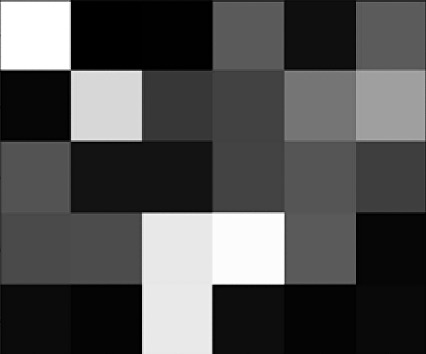
#> input picture Lab 03/image.jpg, 426 x 354 px, found by its file name
$ python task1.py
#> lines starting #> are read from the running program, lines starting #| are printed output that depends on the picture
import cv2
import numpy as np
import matplotlib.pyplot as plt
img = cv2.imread(r"D:\3rd Year 2nd Semester\CSE-3216 Digital Image Processing Sessional\DIP Sessional\Lab 03\image.jpg")
#> img is the input picture: shape (354, 426, 3); min 0, max 255, mean 79.9
array = np.array([ [255, 0, 1, 100, 25, 101], [10, 200, 70, 80, 120, 150], [95, 30, 30, 81, 96, 77], [87, 89, 220, 250, 100, 10],
[18, 7, 221, 21, 8, 15]])
temp = array.copy() #copy the input array in temp variable
max_pixel = np.max(array) #finding the max pixel value in the arr
max_pixel = (2** (np.ceil(np.log2 (max_pixel))))-1 #L-1 = 255
for i in range(0, 5):
    for j in range(0, 6):
        #subtract each pixel value from the max value and replace it11/40
        array[i] [j] = max_pixel-array[i] [j]
plt.figure(figsize=(10, 10))
plt.subplot(1, 2, 1)
plt.title('Original Image')
plt.imshow (temp, cmap='gray')
plt.subplot(1, 2, 2)
plt.imshow (array, cmap='gray')
plt.title('Negative Image')
plt.show()
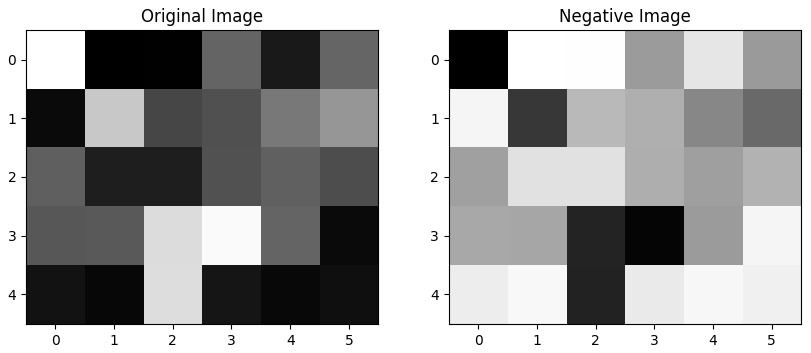
#> figure drawn by matplotlib, 2 panels
